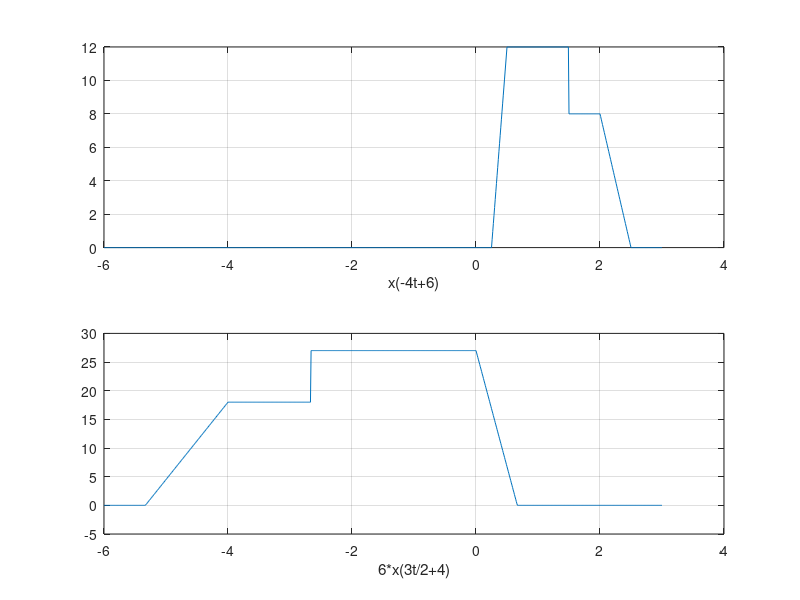

The MATLAB script that drew this image:
clc;
clear all;
close all;
%Whatever C
t = (-6:0.01:3)';
unitstep = t>=0;
impulse = t==0;
ramp=t.*unitstep;
u1=t>=2.5;
u2=-4*u1;
r1=(-4*t+10).*u2;
u3=t>=2;
u4=-4*u3;
r2=(-4*t+8).*u4;
u5=t>=1.5;
u6=-4*u5;
u7=t>=0.5;
u8=-4*u7;
r3=(-4*t+2).*u8;
u9=t>=0.25;
u10=-4*u9;
r4=(-4*t+1).*u10;
u11=t>=-16/3;
u12=3/2*u11;
r5=(3/2*t+8).*u12;
u13=t>=-4;
u14=3/2*u13;
r6=(3/2*t+6).*u14;
u15=t>=-8/3;
u16=1.5*u15;
u17=t>=0;
u18=1.5*u17;
r7=(1.5*t).*u18;
u19=t>=2/3;
u20=1.5*u19;
r8=(1.5*t-1).*u20;
figure;
subplot(2,1,1);
plot(t,r1-r2+u6-3*r3+3*r4);
grid on;
xlabel('x(-4t+6)');
subplot(2,1,2);
plot(t,6*(r5-r6+u16-3*r7+3*r8));
grid on;
xlabel('6*x(3t/2+4)');
